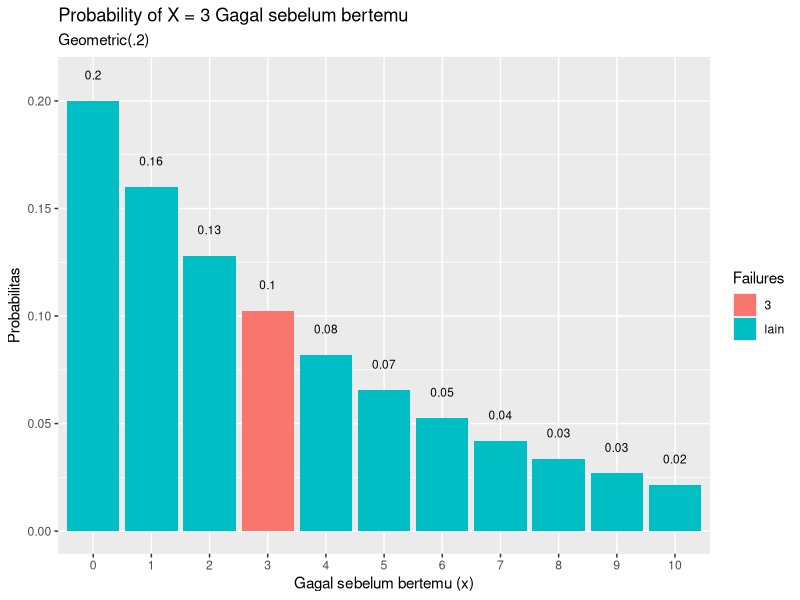
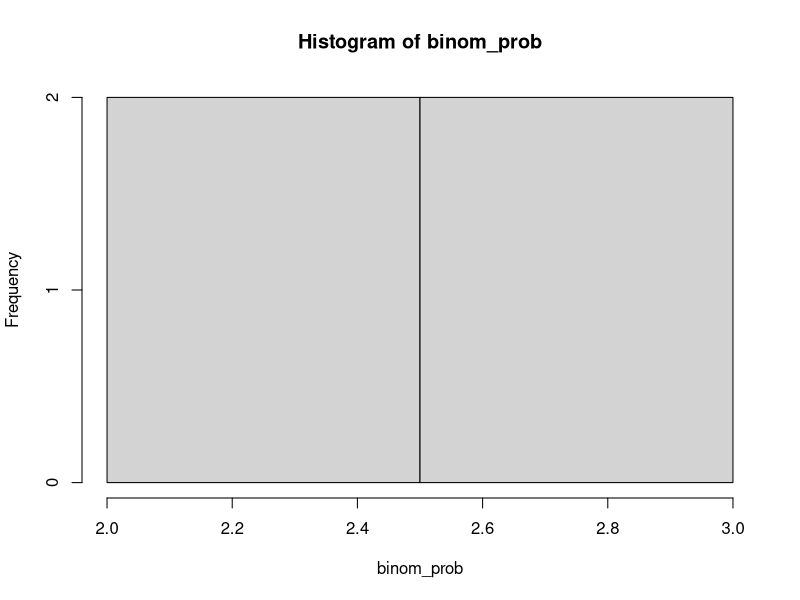
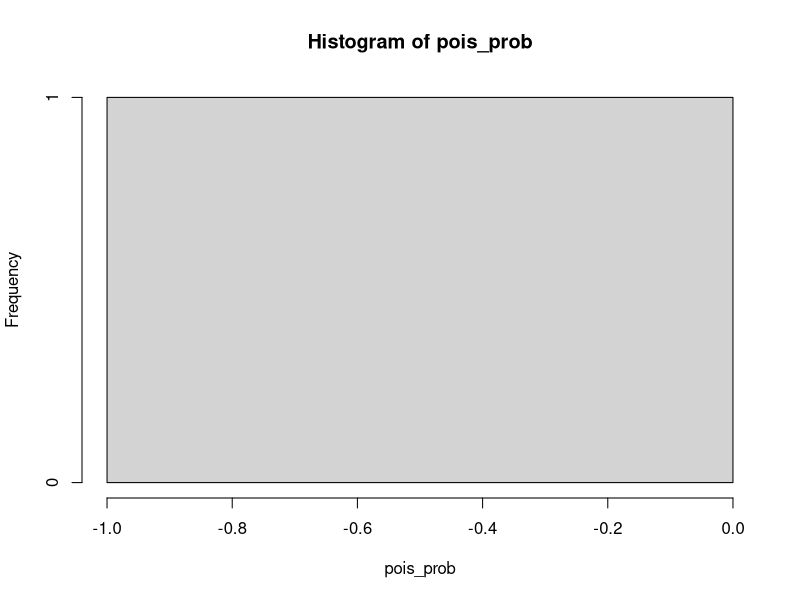
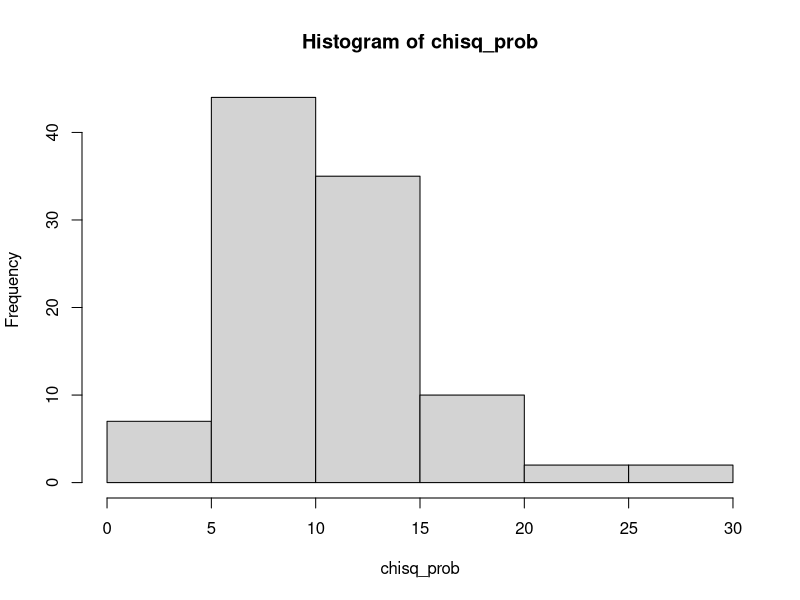
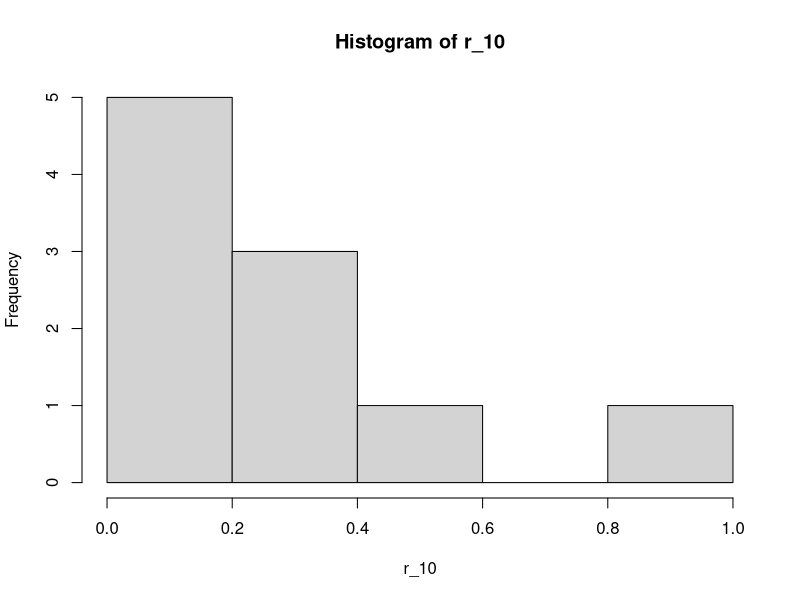
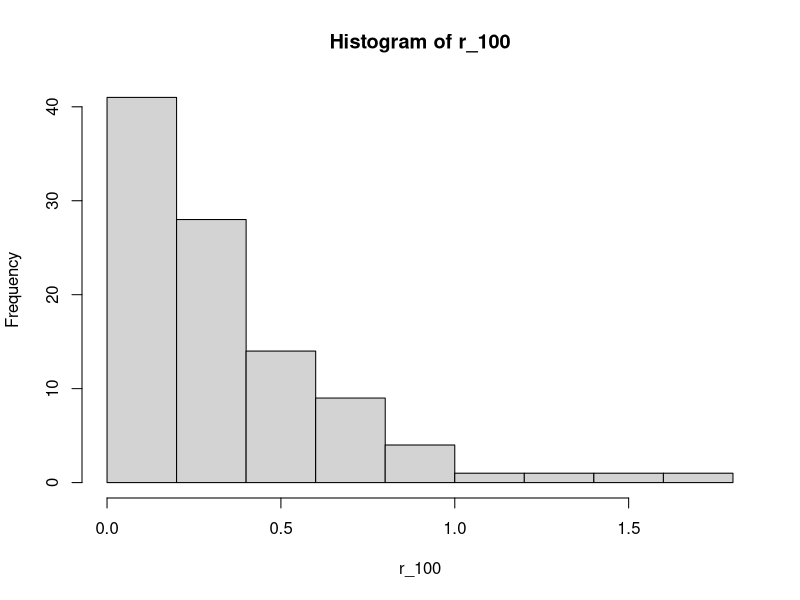
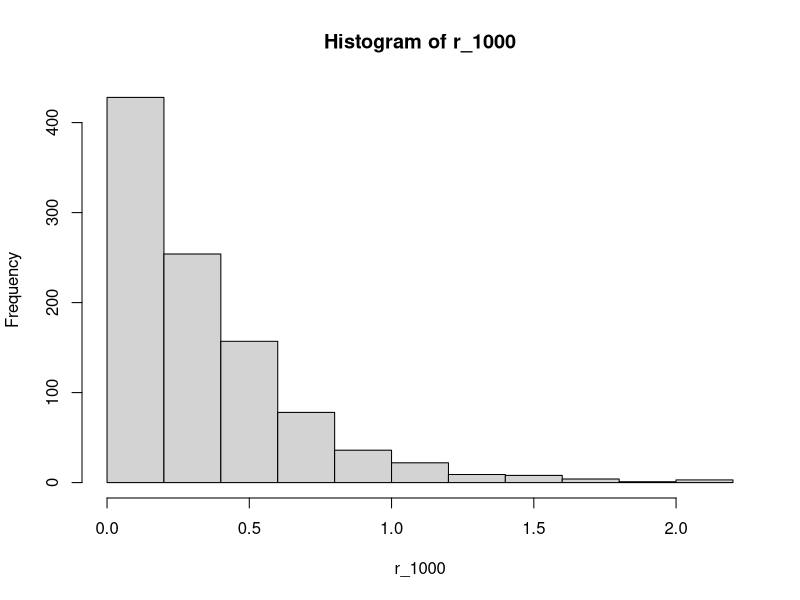
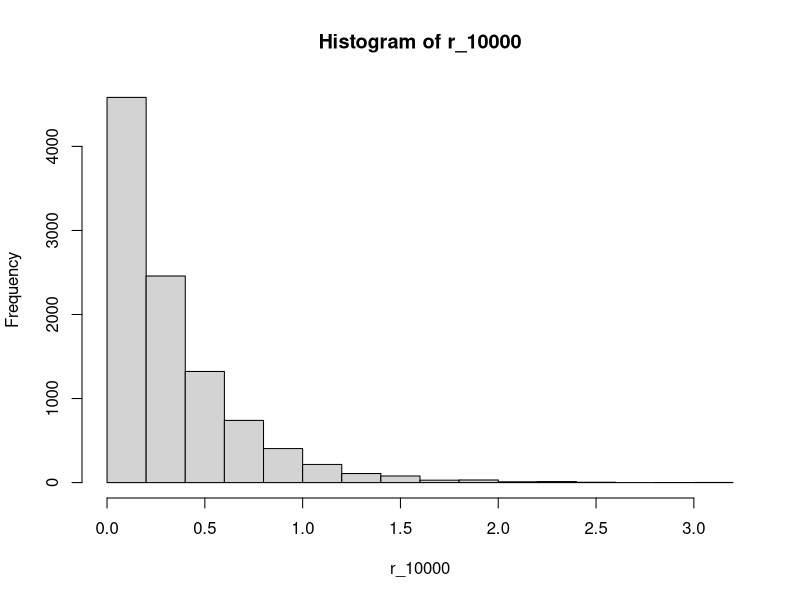

Write R code to recreate these figures, in order.
#1a
dgeom(x = 3, prob = 0.20)

#1b
mean(rgeom(n = 10000, prob = 0.20) == 3)

#1d
p = 0.20
n=3
library(dplyr)
library(ggplot2)

data.frame(x = 0:10, prob = dgeom(x = 0:10, prob = p)) %>%
  mutate(Failures = ifelse(x == n, n, "lain")) %>%
  ggplot(aes(x = factor(x), y = prob, fill = Failures)) +
  geom_col() +
  geom_text(
    aes(label = round(prob,2), y = prob + 0.01),
    position = position_dodge(0.9),
    size = 3,
    vjust = 0
  ) +
  labs(title = "Probability of X = 3 Gagal sebelum bertemu",
       subtitle = "Geometric(.2)",
       x = "Gagal sebelum bertemu (x)",
       y = "Probabilitas") 

#1e
m_data <-  1/ p
v_data<-(1 - p) / p^2

#2a
dbinom(x = 4, size = 20, prob = 0.2)

#2b
binom_prob<-rbinom(n = 4 ,size=20, prob=0.2)
hist(binom_prob)

#2c
n = 20
p = 0.2
q=0.8
m_bin<- n*p
v_bin<- n*p*q


#3a
dpois(x=6, lambda = 4.5)

#3b
pois_prob<- dpois(x = 6, lambda = 4.5 * 365)
hist(pois_prob)

#4a
dchisq(x = 2, df =10)

#4b
chisq_prob <- rchisq(100, df=10)
hist(chisq_prob)

#4c
df = 10
m_chi <- df
v_chi<-2*df

#5a
set.seed(1)
dexp(x = rexp(1), rate = 3)

#5b
set.seed(1)
r_10<-rexp(10, 3)
r_100<-rexp(100, 3)
r_1000<-rexp(1000, 3)
r_10000<-rexp(10000, 3)

hist(r_10)
hist(r_100)
hist(r_1000)
hist(r_10000)

#5c
mean(r_100)
var(r_100)

#6a
r_norm <- rnorm(100, mean=50, sd = 8)
plot(r_norm)

#6b
hist(main ='05111940000201_Rizaldi Nur Rahman Naufal_Probstat_F_DNhistogram', r_norm, breaks = 50)

#6c
var(r_norm)
